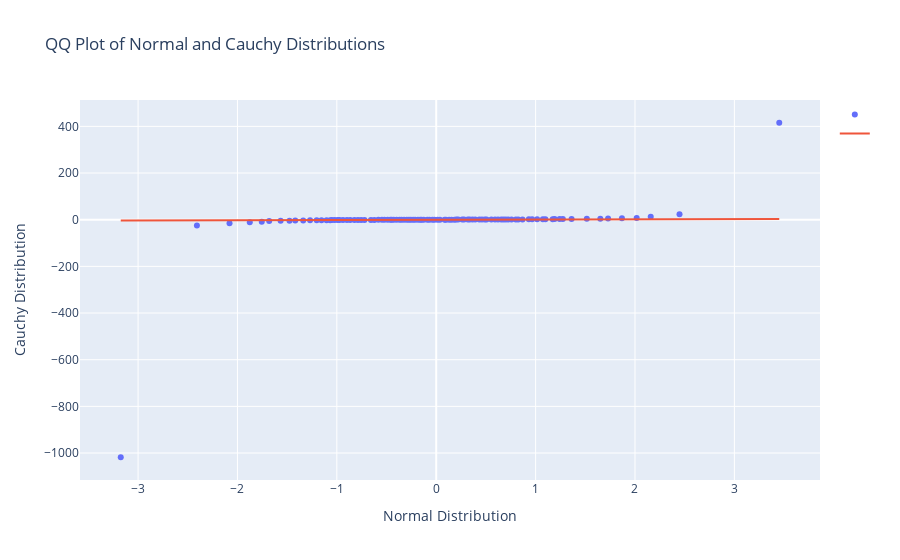

Notebook code cell kept with this figure:
### Code cell
plot_data(
    x_label="Normal Distribution",
    y_label="Cauchy Distribution",
    title="QQ Plot of Normal and Cauchy Distributions", 
    t1=curve_trace, 
    t2=straight_trace
)
